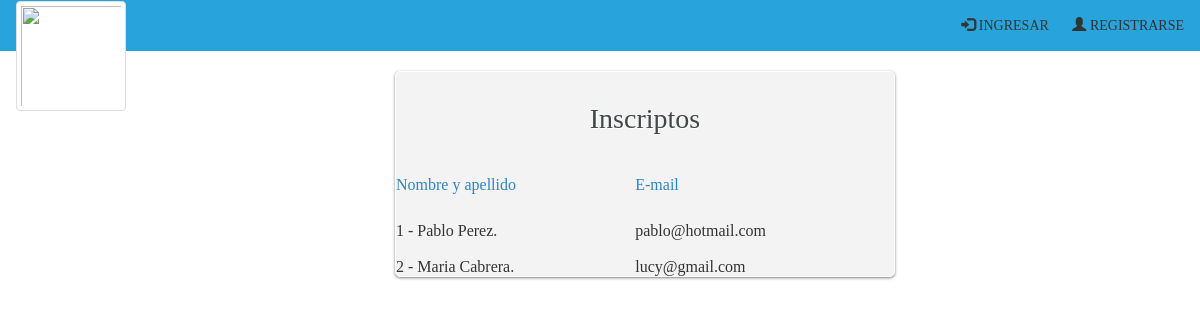
Screenshot of /inscriptos.php?sub=43 with the database file from the repository.
### tables this page shows
CREATE TABLE `inscripto` (
  `idInscripto` int(11) NOT NULL,
  `idPersona` int(11) NOT NULL,
  `idSubasta` int(11) NOT NULL,
  `fecha` datetime NOT NULL
);

CREATE TABLE `persona` (
  `IdPersona` int(11) NOT NULL,
  `dni` int(8) NOT NULL,
  `nombre` varchar(50) NOT NULL,
  `apellido` varchar(50) NOT NULL,
  `telefono` int(30) NOT NULL,
  `email` varchar(45) NOT NULL,
  `clave` varchar(11) NOT NULL,
  `tipoU` varchar(11) DEFAULT NULL,
  `rol` int(3) DEFAULT NULL,
  `credito` int(2) DEFAULT NULL,
  `ciudad` varchar(45) NOT NULL,
  `fechaNacimiento` datetime NOT NULL,
  `idTarjeta` int(11) NOT NULL,
  `fechaRegistro` datetime NOT NULL,
  `fechaModificacion` datetime NOT NULL
);

### inscriptos.php (the view, shortened to what this page needs)
<html>
	<head>
<?php
		include("cabecera.php");
?>
<?php
$con=conectar();
$subasta=$_GET['sub'];
$var_consulta= "SELECT idPersona FROM inscripto WHERE idSubasta=$subasta";
   $result = mysqli_query($con, $var_consulta);
   $num=mysqli_num_rows($result);
if ($num==0) {
  echo"<h4>NO HAY INSCRIPTOS</h4>";
 }
else{
?>
	</head>
	<body>
		<div id="wrapper" style="margin: 0 auto;" >
			<form name="formulario" class="login-form" style="width:500px;" >
				<div class="header">
					<h1>  Inscriptos</h1>
				</div>
			 <table  style="width:500px;">
				<?php $primero = "Nombre y apellido";
                              $segundo="E-mail";
                               $color = "#2E86C1";
  ?>
 <tr>
  <td><?php echo "<p><font color='".$color."'>".$primero."</font></p>";  ?> </td>
  <td ><?php echo "<p><font color='".$color."'>".$segundo."</font></p>";  ?></td>
 </tr>
                    <?php
                    $i=1;
                    while ($row = mysqli_fetch_array($result)){
                      $var_consulta2= "SELECT apellido, nombre, email FROM persona WHERE idPersona=$row[0]";
                         $result2 = mysqli_query($con, $var_consulta2);
                         $row2 = mysqli_fetch_array($result2); ?>
                      <tr>
                             <td> <br><?php echo "$i - $row2[1] $row2[0]." ; ?> </td>
                              <td> <br><?php echo "$row2[2]"; ?> </td>
                          </tr>
                     <?php $i=$i + 1;  }
                    ?>
					</table>
			</form>
			<?php } ?>
		</div>
	</body>
</html>

### css/estilos.css (style rules this page uses)
body { background-color:#ffffff ; font-family:'Bree Serif', serif; }
.login-form { width: 410px; margin: auto; position: relative; background: #f3f3f3; border: 1px solid #fff; border-radius: 5px; box-shadow: 0 1px 3px rgba(0,0,0,0.5); -moz-box-shadow: 0 1px 3px rgba(0,0,0,0.5); -webkit-box-shadow: 0 1px 3px rgba(0,0,0,0.5); }
#wrapper { width: 410px; height: 400px; margin: 70px auto; }
#wrapper h1 { text-align: center; }
.login-form .header { padding: 10px 30px 30px 30px; }
.login-form .header h1 { font-family: 'Bree Serif', serif; font-weight: 300; font-size: 28px; line-height:34px; color: #414848; text-shadow: 1px 1px 0 rgba(256,256,256,1.0); margin-bottom: 10px; }

### rows the page displays
inscripto: idPersona.nombre "Pablo", idPersona.apellido "Perez", idPersona.email "pablo@hotmail.com"
inscripto: idPersona.nombre "Maria", idPersona.apellido "Cabrera", idPersona.email "lucy@gmail.com"

### other values shown
$primero "Nombre y apellido"
$segundo "E-mail"
